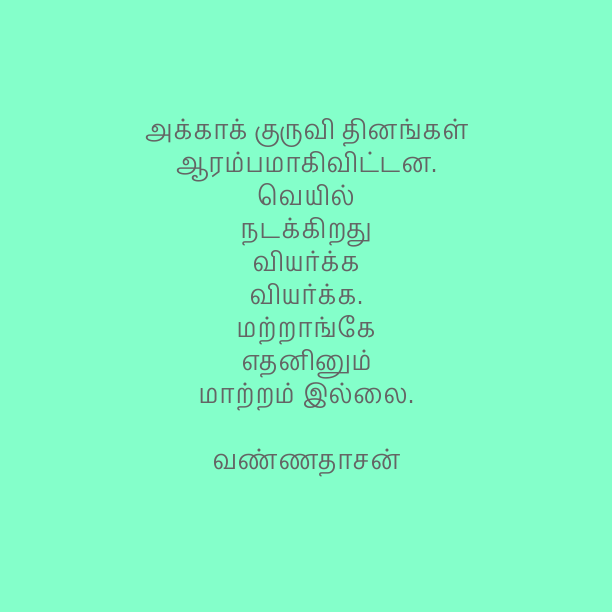

Write Python code to recreate this figure.
from PIL import Image, ImageDraw, ImageFont

fileObject = open("sample.txt", "r")
sentence = fileObject.read()

#variables for image size
x1 = 612
y1 = 612

#my quote
#sentence = "text here"

#choose a font
fnt = ImageFont.truetype('./fonts/Pavanam.ttf', 30)

img = Image.new('RGB', (x1, y1), color = (132, 255, 202))
d = ImageDraw.Draw(img)

#find the average size of the letter
sum = 0
for letter in sentence:
  sum += d.textsize(letter, font=fnt)[0]

average_length_of_letter = sum/len(sentence)

#find the number of letters to be put on each line
number_of_letters_for_each_line = (x1/1.618)/average_length_of_letter
incrementer = 0
fresh_sentence = ''

#add some line breaks
for letter in sentence:
  if(letter == '-'):
    fresh_sentence += '\n\n' + letter
  elif(incrementer < number_of_letters_for_each_line):
    fresh_sentence += letter
  else:
    if(letter == ' '):
      fresh_sentence += '\n'
      incrementer = 0
    else:
      fresh_sentence += letter
  incrementer+=1

print (fresh_sentence)

#render the text in the center of the box
dim = d.textsize(fresh_sentence, font=fnt)
x2 = dim[0]
y2 = dim[1]

qx = (x1/2 - x2/2)
qy = (y1/2-y2/2)

d.text((qx,qy), fresh_sentence ,align="center",  font=fnt, fill=(100,100,100))

img.save('quote.png')
